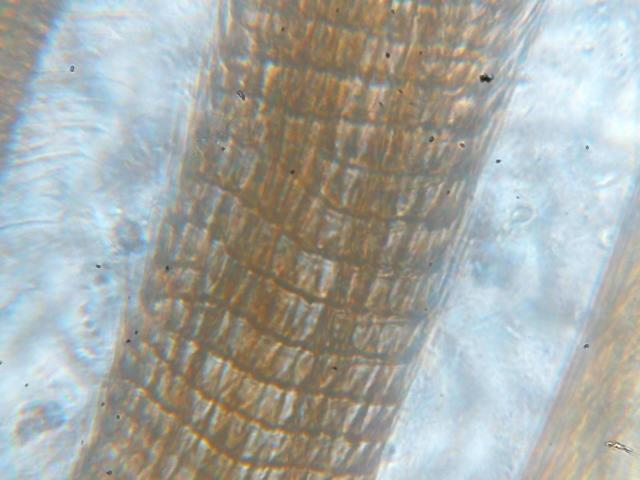
//> input picture images from video/Picture 025.jpg, 640 x 480 px, given in place of the camera
$ ./camera_image 3   (built with g++ and OpenCV 4)
//> lines starting //> are read from the running program, lines starting //| are printed output that depends on the picture
#include <stdio.h>
#include <iostream>
#include <string>
#include <sstream>
#include "opencv2/core/core.hpp"
#include "opencv2/features2d/features2d.hpp"
#include "opencv2/highgui/highgui.hpp"
#include "opencv2/nonfree/nonfree.hpp"
#include "opencv2/calib3d/calib3d.hpp"
#include "opencv2/imgproc/imgproc.hpp"
using namespace std;

cv::Mat rgb2gray(cv::Mat img){
	cv::Mat res(img.rows,img.cols,CV_8UC1,cvScalarAll(0));
	for(int i=0;i<img.rows;i++){
		for(int j=0;j<img.cols;j++){
			res.at<uchar>(i,j)=(4*img.at<cv::Vec3b>(i,j)[0]+4*img.at<cv::Vec3b>(i,j)[1]+img.at<cv::Vec3b>(i,j)[2])/9;
		}
	}
	return res;
}

int absol(int x){
	if(x<0)return -x;
	return x;
}

long sobel_sharpness(cv::Mat color){
	long integral=0;
	cv::Mat gray=rgb2gray(color);
	cv::Mat sobel=gray.clone();
	int max_abs=0;
	for(int i=1;i<gray.rows-1;i++){
		for(int j=1;j<gray.cols-1;j++){
			int gx=(int)(gray.at<uchar>(i+1,j+1)+2*gray.at<uchar>(i,j+1)+gray.at<uchar>(i-1,j+1) - gray.at<uchar>(i-1,j-1)-2*gray.at<uchar>(i,j-1)-gray.at<uchar>(i+1,j-1));
			int gy=(int)(gray.at<uchar>(i+1,j+1)+2*gray.at<uchar>(i+1,j)+gray.at<uchar>(i+1,j-1) - gray.at<uchar>(i-1,j-1)-2*gray.at<uchar>(i-1,j)-gray.at<uchar>(i-1,j+1));
			integral+=(long)(absol(gx)+absol(gy))/2;
			//int abs=sqrt(gx*gx+gy*gy);
			int abs=(int)(absol(gx)+absol(gy))/2;
			if(abs>max_abs)max_abs=abs;
			sobel.at<uchar>(i,j)=abs;
		}
	}
	for(int i=1;i<sobel.rows-1;i++){
		for(int j=1;j<sobel.cols-1;j++){
			sobel.at<uchar>(i,j)=sobel.at<uchar>(i,j)*255/max_abs;
		}
	}
	return integral;
}


cv::Mat sharpenImage(cv::Mat img){
	cv::Mat blurred=img;
	//cv::GaussianBlur(img,blurred,cv::Size(5,5),5);
	cv::pyrDown(img,blurred,cv::Size(img.cols/2,img.rows/2));
	cv::pyrDown(blurred,blurred,cv::Size(blurred.cols/2,blurred.rows/2));
	cv::pyrDown(blurred,blurred,cv::Size(blurred.cols/2,blurred.rows/2));
	cv::pyrUp(blurred,blurred,cv::Size(blurred.cols*2,blurred.rows*2));
	cv::pyrUp(blurred,blurred,cv::Size(blurred.cols*2,blurred.rows*2));
	cv::pyrUp(blurred,blurred,cv::Size(img.cols,img.rows));
	//cv::imshow("orig",img);
	//cv::imshow("blur",blurred);
	//cv::waitKey(0);
	cv::addWeighted(img,1.5,blurred,-0.5,0,img);
	//cv::imshow("sharper",img);
	//cv::waitKey(0);
	return img;
}

int main(int argc,char** argv){
	cv::namedWindow("video",1);
	cv::namedWindow("sharp",1);
	string s="/home/arna/Desktop/IITKGP/projects/Microscope_working/";
	int r=atoi(argv[1]);
	//cv::VideoCapture cap(s.append(argv[2]));
	cv::VideoCapture cap(1);
	long long int t=0;
	int selection=0;
	long long int sharpest=0;
	cv::Mat sharpestIm;
	while(1){
		cv::Mat frame;
		cap>>frame;
//> frame is the input picture: 480 rows x 640 cols, CV_8UC3; mean B, G, R 165.1, 169.5, 166.4
		cv::imshow("video",frame);
		frame=sharpenImage(frame);
//> in sharpenImage, `cv::pyrDown(blurred,blurred,cv::Size(blurred.cols/2,blurred.rows/2));`:
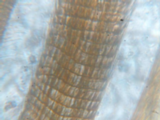
//> blurred: 120 rows x 160 cols, CV_8UC3; mean B, G, R 165.1, 169.5, 166.3
//> in sharpenImage, `cv::pyrDown(blurred,blurred,cv::Size(blurred.cols/2,blurred.rows/2));`:
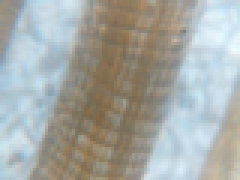
//> blurred: 60 rows x 80 cols, CV_8UC3 (shown 3 times larger); mean B, G, R 165.2, 169.5, 166.2
		cv::imshow("sharp",frame);
		long long sharpness=sobel_sharpness(frame);
//> after the loop in rgb2gray, `for(int i=0;i<img.rows;i++)`:
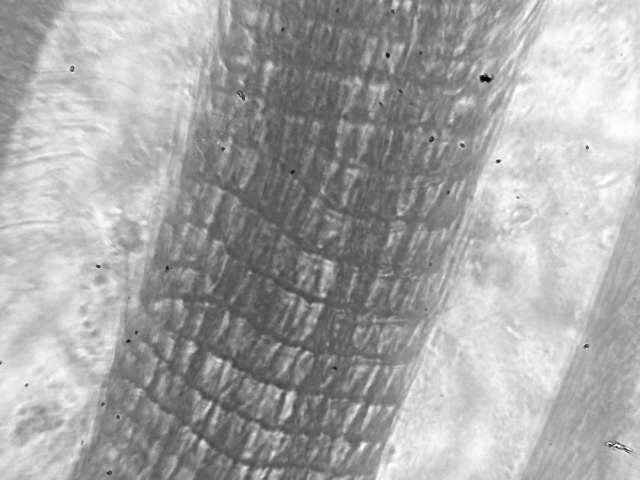
//> res: 480 rows x 640 cols, CV_8UC1; min 0, max 255, mean 166.7
//> the loop in sobel_sharpness, `for(int i=1;i<gray.rows-1;i++)` made 478 passes
//> (integral, max_abs) on passes 1 to 3: (17206, 166), (34068, 166), (50518, 166)
//> after the loop in sobel_sharpness, `for(int i=1;i<gray.rows-1;i++)`:
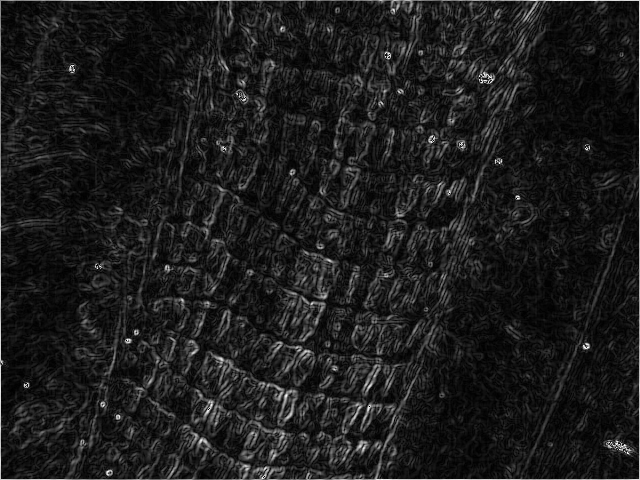
//> sobel: 480 rows x 640 cols, CV_8UC1; min 0, max 254, mean 28.5
//> after the loop in sobel_sharpness, `for(int i=1;i<gray.rows-1;i++)`: integral = 8404892; max_abs = 563
//> after the loop in sobel_sharpness, `for(int i=1;i<sobel.rows-1;i++)`:
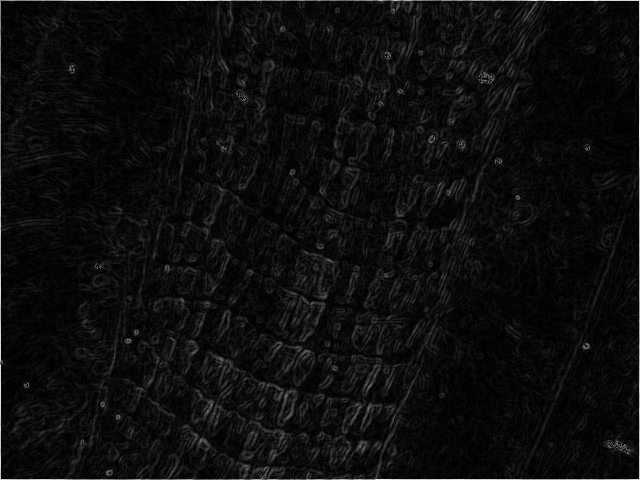
//> sobel: 480 rows x 640 cols, CV_8UC1; min 0, max 250, mean 13.1
//> sharpness = 8404892
		//cout<<t<<":"<<selection<<" "<<sharpness<<" "<<sharpest<<endl;
		if(sharpness>sharpest){
			sharpest=sharpness;
//> sharpest = 8404892
			frame.copyTo(sharpestIm);
		}
		if(selection>5){
			std::ostringstream oss;
			oss<<"im"<<(t-10)<<".jpg";
			if(r==1 && t>10)cv::imwrite(oss.str(),sharpestIm);
			sharpest=0;
			selection=0;
		}
		if(cv::waitKey(33)==27)break;
//> the Esc key is pressed
		t++;
		selection++;
	}
//> after the loop, sharpest = 8404892
	std::cout<<t<<std::endl;
	return 0;
}

$ run again, on images from video/Picture 026.jpg
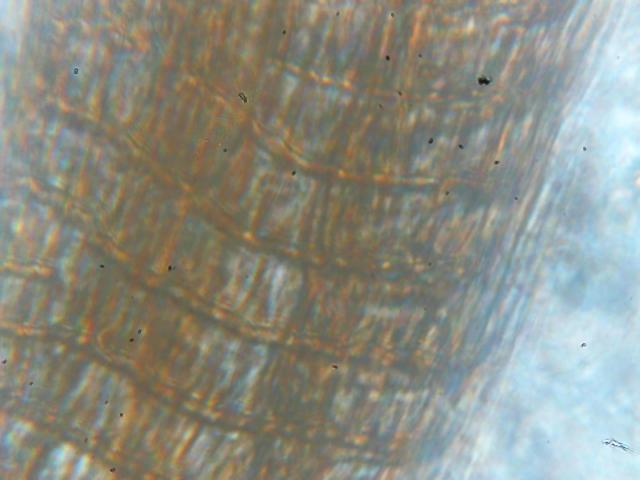
//> input picture images from video/Picture 026.jpg, 640 x 480 px, given in place of the camera
//> frame is the input picture: 480 rows x 640 cols, CV_8UC3; mean B, G, R 131.1, 141.9, 140.6
//> after the loop in rgb2gray, `for(int i=0;i<img.rows;i++)`:
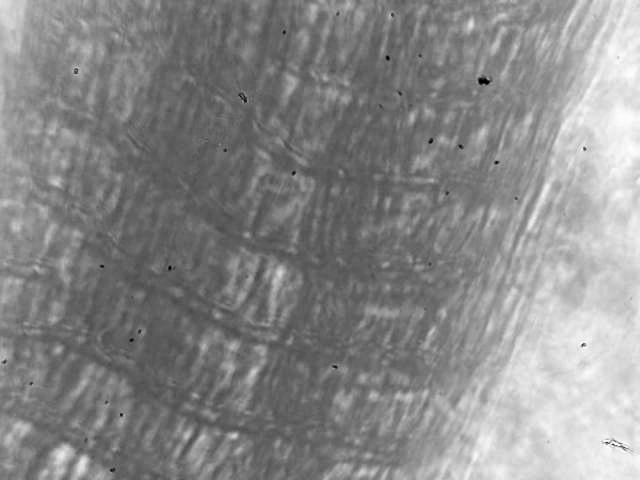
//> res: 480 rows x 640 cols, CV_8UC1; min 0, max 255, mean 136.4
//> the loop in sobel_sharpness, `for(int i=1;i<gray.rows-1;i++)` made 478 passes
//> (integral, max_abs) on passes 1 to 3: (12896, 101), (26605, 101), (40765, 101)
//> after the loop in sobel_sharpness, `for(int i=1;i<gray.rows-1;i++)`: integral = 6378451; max_abs = 471
//> after the loop in sobel_sharpness, `for(int i=1;i<sobel.rows-1;i++)`:
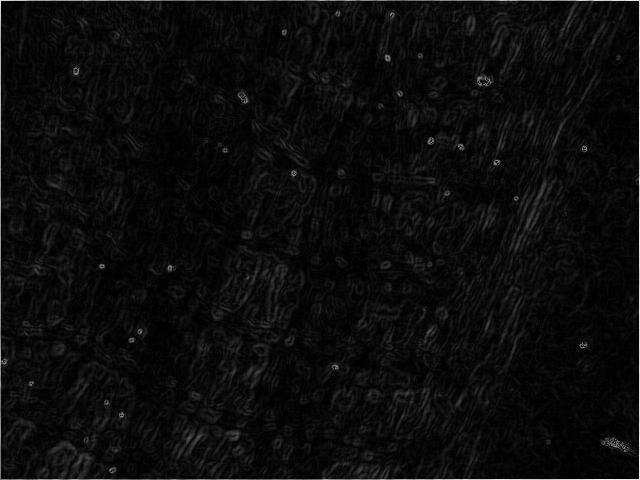
//> sobel: 480 rows x 640 cols, CV_8UC1; min 0, max 252, mean 11.9
//> sharpness = 6378451

$ run again, on images from video/Picture 029.jpg
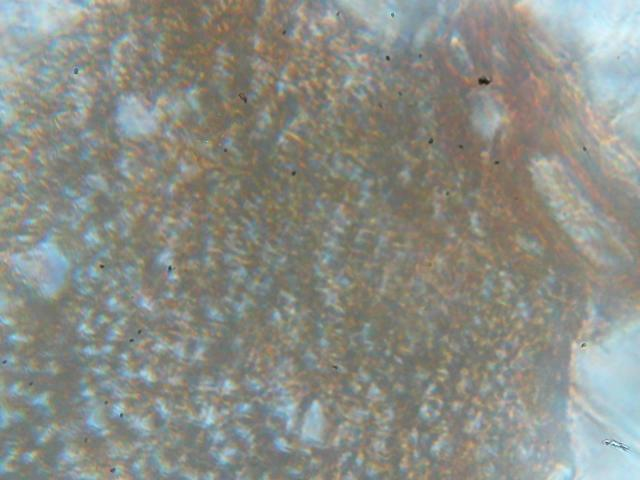
//> input picture images from video/Picture 029.jpg, 640 x 480 px, given in place of the camera
//> frame is the input picture: 480 rows x 640 cols, CV_8UC3; mean B, G, R 134.1, 141.3, 139.2
//> after the loop in rgb2gray, `for(int i=0;i<img.rows;i++)`:
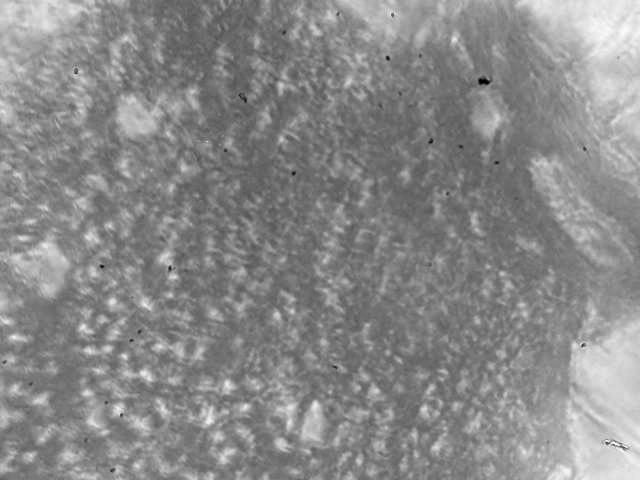
//> res: 480 rows x 640 cols, CV_8UC1; min 0, max 255, mean 137.3
//> the loop in sobel_sharpness, `for(int i=1;i<gray.rows-1;i++)` made 478 passes
//> (integral, max_abs) on passes 1 to 3: (14069, 108), (28209, 108), (42795, 118)
//> after the loop in sobel_sharpness, `for(int i=1;i<gray.rows-1;i++)`: integral = 8501349; max_abs = 458
//> after the loop in sobel_sharpness, `for(int i=1;i<sobel.rows-1;i++)`:
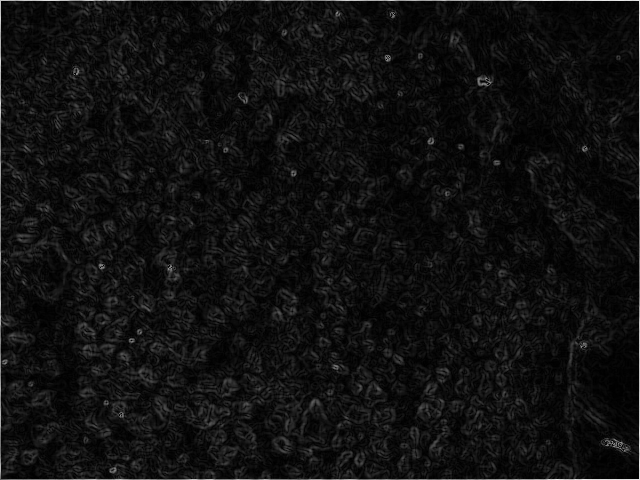
//> sobel: 480 rows x 640 cols, CV_8UC1; min 0, max 244, mean 16.1
//> sharpness = 8501349

$ run again, on images from video/Picture 030.jpg
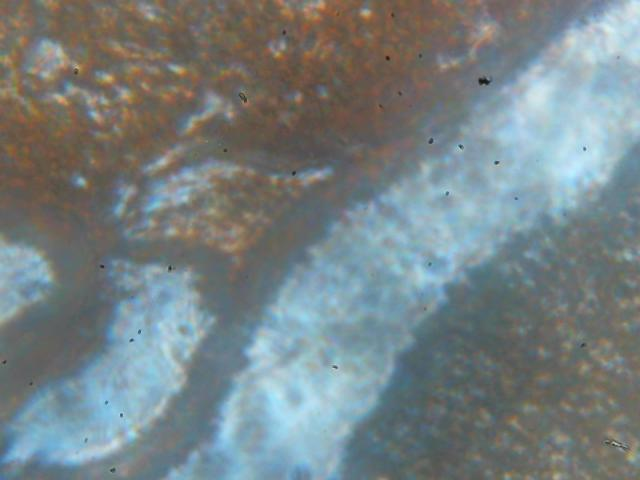
//> input picture images from video/Picture 030.jpg, 640 x 480 px, given in place of the camera
//> frame is the input picture: 480 rows x 640 cols, CV_8UC3; mean B, G, R 131.8, 129.8, 119.3
//> after the loop in rgb2gray, `for(int i=0;i<img.rows;i++)`:
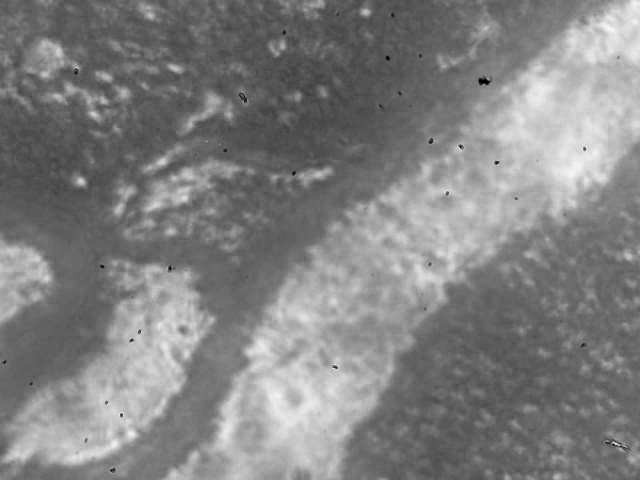
//> res: 480 rows x 640 cols, CV_8UC1; min 0, max 250, mean 129
//> the loop in sobel_sharpness, `for(int i=1;i<gray.rows-1;i++)` made 478 passes
//> (integral, max_abs) on passes 1 to 3: (10953, 83), (22634, 88), (34307, 88)
//> after the loop in sobel_sharpness, `for(int i=1;i<gray.rows-1;i++)`: integral = 5367932; max_abs = 521
//> after the loop in sobel_sharpness, `for(int i=1;i<sobel.rows-1;i++)`:
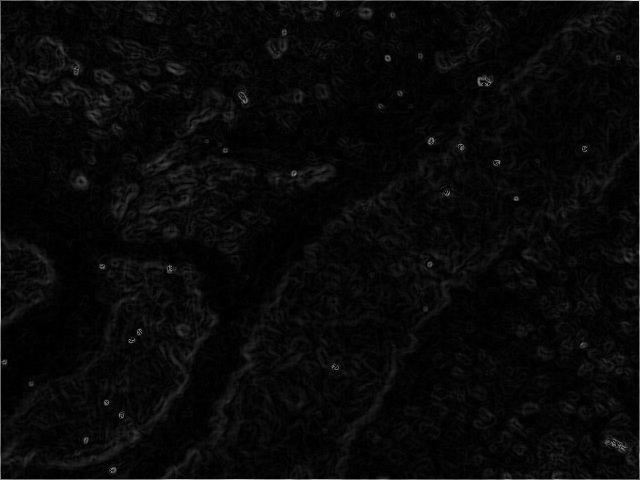
//> sobel: 480 rows x 640 cols, CV_8UC1; min 0, max 239, mean 8.8
//> sharpness = 5367932
